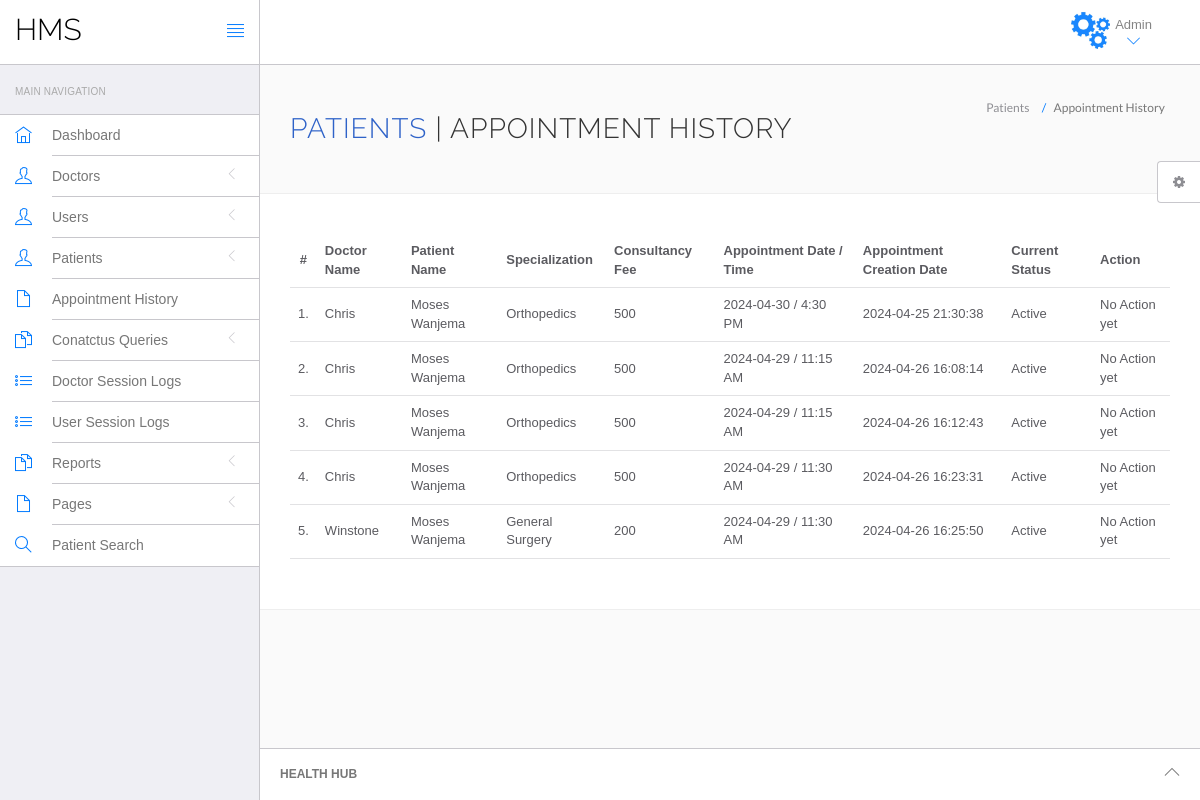
Page /HMS/admin/appointment-history.php (signed in) on the committed database.
### tables this page shows
CREATE TABLE `appointment` (
  `id` int(11) NOT NULL,
  `doctorSpecialization` varchar(255) DEFAULT NULL,
  `doctorId` int(11) DEFAULT NULL,
  `userId` int(11) DEFAULT NULL,
  `consultancyFees` int(11) DEFAULT NULL,
  `appointmentDate` varchar(255) DEFAULT NULL,
  `appointmentTime` varchar(255) DEFAULT NULL,
  `postingDate` timestamp NULL DEFAULT current_timestamp(),
  `paymentStatus` varchar(255) DEFAULT NULL,
  `paymentID` varchar(255) DEFAULT NULL,
  `userStatus` int(11) DEFAULT NULL,
  `doctorStatus` int(11) DEFAULT NULL,
  `updationDate` timestamp NULL DEFAULT NULL ON UPDATE current_timestamp()
);

CREATE TABLE `doctors` (
  `id` int(11) NOT NULL,
  `specilization` varchar(255) DEFAULT NULL,
  `doctorName` varchar(255) DEFAULT NULL,
  `address` longtext DEFAULT NULL,
  `docFees` varchar(255) DEFAULT NULL,
  `contactno` bigint(11) DEFAULT NULL,
  `docEmail` varchar(255) DEFAULT NULL,
  `password` varchar(255) DEFAULT NULL,
  `creationDate` timestamp NULL DEFAULT current_timestamp(),
  `updationDate` timestamp NULL DEFAULT NULL ON UPDATE current_timestamp()
);

CREATE TABLE `users` (
  `id` int(11) NOT NULL,
  `fullName` varchar(255) DEFAULT NULL,
  `address` longtext DEFAULT NULL,
  `city` varchar(255) DEFAULT NULL,
  `gender` varchar(255) DEFAULT NULL,
  `email` varchar(255) DEFAULT NULL,
  `password` varchar(255) DEFAULT NULL,
  `regDate` timestamp NULL DEFAULT current_timestamp(),
  `updationDate` timestamp NULL DEFAULT NULL ON UPDATE current_timestamp()
);

### HMS/admin/appointment-history.php (the view, shortened to what this page needs)
<?php
include('include/config.php');
if(strlen($_SESSION['id']==0)) {
 header('location:logout.php');
  } else{
?>
<!DOCTYPE html>
<html lang="en">
	<head>
		<link rel="stylesheet" href="vendor/bootstrap/css/bootstrap.min.css">
		<link rel="stylesheet" href="vendor/fontawesome/css/font-awesome.min.css">
		<link rel="stylesheet" href="vendor/themify-icons/themify-icons.min.css">
		<link href="vendor/animate.css/animate.min.css" rel="stylesheet" media="screen">
		<link href="vendor/perfect-scrollbar/perfect-scrollbar.min.css" rel="stylesheet" media="screen">
		<link href="vendor/switchery/switchery.min.css" rel="stylesheet" media="screen">
		<link href="vendor/bootstrap-touchspin/jquery.bootstrap-touchspin.min.css" rel="stylesheet" media="screen">
		<link href="vendor/select2/select2.min.css" rel="stylesheet" media="screen">
		<link href="vendor/bootstrap-datepicker/bootstrap-datepicker3.standalone.min.css" rel="stylesheet" media="screen">
		<link href="vendor/bootstrap-timepicker/bootstrap-timepicker.min.css" rel="stylesheet" media="screen">
		<link rel="stylesheet" href="assets/css/styles.css">
		<link rel="stylesheet" href="assets/css/plugins.css">
		<link rel="stylesheet" href="assets/css/themes/theme-1.css" id="skin_color" />
	</head>
	<body>
		<div id="app">
<?php include('include/sidebar.php');?>
			<div class="app-content">
					<?php include('include/header.php');?>
				<div class="main-content" >
					<div class="wrap-content container" id="container">
						<section id="page-title">
							<div class="row">
								<div class="col-sm-8">
									<h1 class="mainTitle"><v style="color:#2e62c8 !important;">Patients</v>  | Appointment History</h1>
																	</div>
								<ol class="breadcrumb">
									<li>
										<span>Patients </span>
									</li>
									<li class="active">
										<span>Appointment History</span>
									</li>
								</ol>
							</div>
						</section>
						<div class="container-fluid container-fullw bg-white">
									<div class="row">
								<div class="col-md-12">
									<table class="table table-hover" id="sample-table-1">
										<thead>
											<tr>
												<th class="center">#</th>
												<th class="hidden-xs">Doctor Name</th>
												<th>Patient Name</th>
												<th>Specialization</th>
												<th>Consultancy Fee</th>
												<th>Appointment Date / Time </th>
												<th>Appointment Creation Date  </th>
												<th>Current Status</th>
												<th>Action</th>
											</tr>
										</thead>
										<tbody>
<?php
$sql=mysqli_query($con,"select doctors.doctorName as docname,users.fullName as pname,appointment.*  from appointment join doctors on doctors.id=appointment.doctorId join users on users.id=appointment.userId ");
$cnt=1;
while($row=mysqli_fetch_array($sql))
{
?>
											<tr>
												<td class="center"><?php echo $cnt;?>.</td>
												<td class="hidden-xs"><?php echo $row['docname'];?></td>
												<td class="hidden-xs"><?php echo $row['pname'];?></td>
												<td><?php echo $row['doctorSpecialization'];?></td>
												<td><?php echo $row['consultancyFees'];?></td>
												<td><?php echo $row['appointmentDate'];?> / <?php echo
												 $row['appointmentTime'];?>
												</td>
												<td><?php echo $row['postingDate'];?></td>
												<td>
<?php if(($row['userStatus']==1) && ($row['doctorStatus']==1))
{
	echo "Active";
}
												?></td>
												<td >
												<div class="visible-md visible-lg hidden-sm hidden-xs">
							<?php if(($row['userStatus']==1) && ($row['doctorStatus']==1))
{
echo "No Action yet";
	 } else {
		echo "Canceled";
		} ?>
												</div>
												</td>
											</tr>
											<?php
$cnt=$cnt+1;
											 }?>
										</tbody>
									</table>
								</div>
							</div>
								</div>
					</div>
				</div>
			</div>
	<?php include('include/footer.php');?>
	<?php include('include/setting.php');?>
		</div>
	</body>
</html>
<?php } ?>

### HMS/admin/include/sidebar.php (shortened to what this page needs)
<div class="sidebar app-aside" id="sidebar">
				<div class="sidebar-container perfect-scrollbar">
<nav>
						<div class="navbar-title">
							<span>Main Navigation</span>
						</div>
						<ul class="main-navigation-menu">
							<li>
								<a href="dashboard.php">
									<div class="item-content">
										<div class="item-media">
											<i class="ti-home"></i>
										</div>
										<div class="item-inner">
											<span class="title"> Dashboard </span>
										</div>
									</div>
								</a>
							</li>
							<li>
								<a href="javascript:void(0)">
									<div class="item-content">
										<div class="item-media">
											<i class="ti-user"></i>
										</div>
										<div class="item-inner">
											<span class="title"> Doctors </span><i class="icon-arrow"></i>
										</div>
									</div>
								</a>
								</li>
				<li>
								<a href="javascript:void(0)">
									<div class="item-content">
										<div class="item-media">
											<i class="ti-user"></i>
										</div>
										<div class="item-inner">
											<span class="title"> Users </span><i class="icon-arrow"></i>
										</div>
									</div>
								</a>
								</li>
								<li>
								<a href="javascript:void(0)">
									<div class="item-content">
										<div class="item-media">
											<i class="ti-user"></i>
										</div>
										<div class="item-inner">
											<span class="title"> Patients </span><i class="icon-arrow"></i>
										</div>
									</div>
								</a>
								</li>
<li>
								<a href="appointment-history.php">
									<div class="item-content">
										<div class="item-media">
											<i class="ti-file"></i>
										</div>
										<div class="item-inner">
											<span class="title"> Appointment History </span>
										</div>
									</div>
								</a>
							</li>
				<li>
								<a href="javascript:void(0)">
									<div class="item-content">
										<div class="item-media">
											<i class="ti-files"></i>
										</div>
										<div class="item-inner">
											<span class="title"> Conatctus Queries </span><i class="icon-arrow"></i>
										</div>
									</div>
								</a>
								</li>
	<li>
								<a href="doctor-logs.php">
									<div class="item-content">
										<div class="item-media">
											<i class="ti-list"></i>
										</div>
										<div class="item-inner">
											<span class="title"> Doctor Session Logs </span>
										</div>
									</div>
								</a>
							</li>
							<li>
								<a href="user-logs.php">
									<div class="item-content">
										<div class="item-media">
											<i class="ti-list"></i>
										</div>
										<div class="item-inner">
											<span class="title"> User Session Logs </span>
										</div>
									</div>
								</a>
							</li>
				<li>
								<a href="javascript:void(0)">
									<div class="item-content">
										<div class="item-media">
											<i class="ti-files"></i>
										</div>
										<div class="item-inner">
											<span class="title"> Reports </span><i class="icon-arrow"></i>
										</div>
									</div>
								</a>
							</li>
				<li>
								<a href="javascript:void(0)">
									<div class="item-content">
										<div class="item-media">
											<i class="ti-file"></i>
										</div>
										<div class="item-inner">
											<span class="title"> Pages </span><i class="icon-arrow"></i>
										</div>
									</div>
								</a>
							</li>
								<li>
								<a href="patient-search.php">
									<div class="item-content">
										<div class="item-media">
											<i class="ti-search"></i>
										</div>
										<div class="item-inner">
											<span class="title"> Patient Search </span>
										</div>
									</div>
								</a>
							</li>
						</ul>
					</nav>
					</div>
			</div>

### HMS/admin/include/header.php (shortened to what this page needs)
<header class="navbar navbar-default navbar-static-top">
					<div class="navbar-header">
						<a class="navbar-brand" href="#">
							<h2 style="padding-top:20%; color:#000 ">HMS</h2>
						</a>
						<a href="#" class="sidebar-toggler pull-right visible-md visible-lg" data-toggle-class="app-sidebar-closed" data-toggle-target="#app">
							<i class="ti-align-justify"></i>
						</a>
					</div>
					<div class="navbar-collapse collapse">
						<ul class="nav navbar-right">
							<li class="dropdown current-user">
								<a href class="dropdown-toggle" data-toggle="dropdown">
									<img src="assets/images/images.jpg" > <span class="username">
			Admin
									<i class="ti-angle-down"></i></i></span>
								</a>
							</li>
						</ul>
					</div>
				</header>

### HMS/admin/include/footer.php
<footer>
				<div class="footer-inner">
					<div class="pull-left">
					<span class="text-bold text-uppercase"> Health Hub</span>
					</div>
					<div class="pull-right">
						<span class="go-top"><i class="ti-angle-up"></i></span>
					</div>
				</div>
			</footer>

### HMS/admin/include/setting.php (shortened to what this page needs)
<div class="settings panel panel-default hidden-xs hidden-sm" id="settings">
				<button ct-toggle="toggle" data-toggle-class="active" data-toggle-target="#settings" class="btn btn-default">
					<i class="fa fa-spin fa-gear"></i>
				</button>
			</div>

### HMS/admin/assets/css/plugins.css (style rules this page uses)
.perfect-scrollbar { overflow-y: hidden !important; }

### HMS/admin/assets/css/themes/theme-1.css (style rules this page uses)
body { background: #FAFAFA; }
header .navbar-header { background: #ffffff !important; border-right-color: #c8c7cc !important; border-bottom-color: #c8c7cc !important; }
header .navbar-header .sidebar-toggler, header .navbar-header .sidebar-mobile-toggler { color: #007aff !important; }
header .navbar-header .navbar-brand { color: #777 !important; }
header .navbar-collapse { background: #ffffff !important; border-bottom-color: #c8c7cc !important; box-shadow: none !important; }
header .navbar-collapse .navbar-right > li > a { color: #777; }
header .navbar-collapse .navbar-right > li > a i { color: #007aff !important; }
#sidebar { background: #EFEFF4 !important; }
#sidebar:before { border-right-width: "1px" !important; border-right-style: solid; border-right-color: #c8c7cc !important; }
#sidebar nav { border-right-width: "1px" !important; border-right-style: solid; border-right-color: #c8c7cc !important; }
#sidebar nav .navbar-title { color: #aaaaaa; }
#sidebar nav > ul { background: #ffffff !important; border-bottom-color: #c8c7cc !important; border-top-color: #c8c7cc !important; }
#sidebar nav > ul > li > a .item-media > i { color: #007aff !important; }
#sidebar nav > ul > li > a .item-inner { color: #777 !important; border-bottom-color: #c8c7cc; }
#app > footer { background: #ffffff !important; border-top-color: #c8c7cc !important; color: #777; }

### rows in the picture
appointment: doctorId.doctorName "Chris", userId.fullName "Moses Wanjema", doctorSpecialization "Orthopedics", consultancyFees "500", appointmentDate "2024-04-30", appointmentTime "4:30 PM", postingDate "2024-04-25 21:30:38", userStatus "Active"
appointment: doctorId.doctorName "Chris", userId.fullName "Moses Wanjema", doctorSpecialization "Orthopedics", consultancyFees "500", appointmentDate "2024-04-29", appointmentTime "11:15 AM", postingDate "2024-04-26 16:08:14", userStatus "Active"
appointment: doctorId.doctorName "Chris", userId.fullName "Moses Wanjema", doctorSpecialization "Orthopedics", consultancyFees "500", appointmentDate "2024-04-29", appointmentTime "11:15 AM", postingDate "2024-04-26 16:12:43", userStatus "Active"
appointment: doctorId.doctorName "Chris", userId.fullName "Moses Wanjema", doctorSpecialization "Orthopedics", consultancyFees "500", appointmentDate "2024-04-29", appointmentTime "11:30 AM", postingDate "2024-04-26 16:23:31", userStatus "Active"
appointment: doctorId.doctorName "Winstone", userId.fullName "Moses Wanjema", doctorSpecialization "General Surgery", consultancyFees "200", appointmentDate "2024-04-29", appointmentTime "11:30 AM", postingDate "2024-04-26 16:25:50", userStatus "Active"
